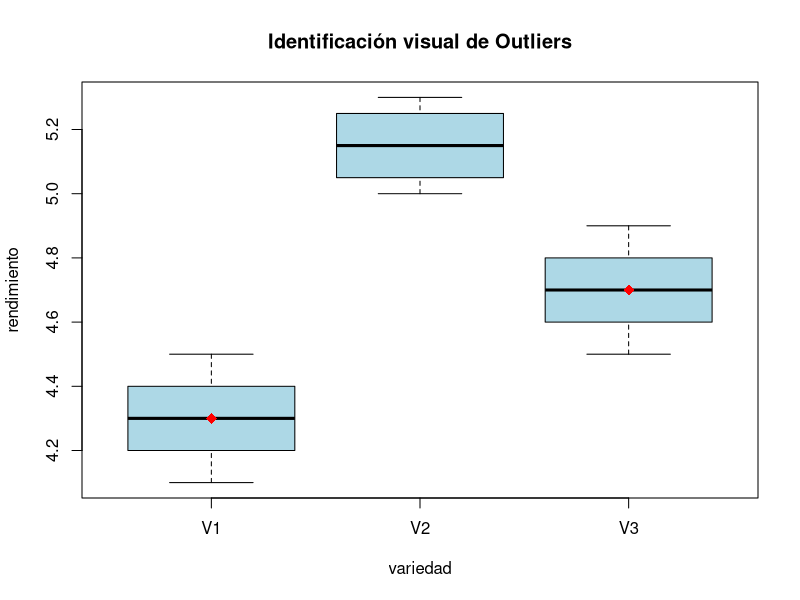

Write R code to recreate this figure.
# 1. Generar datos de rendimiento de arroz con un outlier artificial
variedad <- factor(rep(c("V1", "V2", "V3"), each = 5))
rendimiento <- c(4.2, 4.5, 4.3, 4.4, 4.1,   # V1
                 5.1, 5.3, 5.0, 5.2, NA,   # V2 (El 9.8 es un claro outlier)
                 4.8, 4.6, 4.7, 4.9, 4.5)   # V3
datos_arroz <- data.frame(variedad, rendimiento)

# 2. Ajustar modelo
mod_arroz <- lm(rendimiento ~ variedad, data = datos_arroz)

# 3. Calcular residuos estudentizados
residuos_stud <- rstudent(mod_arroz)
print(residuos_stud)

# 4. Identificar visualmente con boxplots y puntos etiquetados
boxplot(rendimiento ~ variedad, data = datos_arroz, col = "lightblue",
        main = "Identificación visual de Outliers")
points(1:3, tapply(rendimiento, variedad, mean), col = "red", pch = 18, cex = 1.5)
